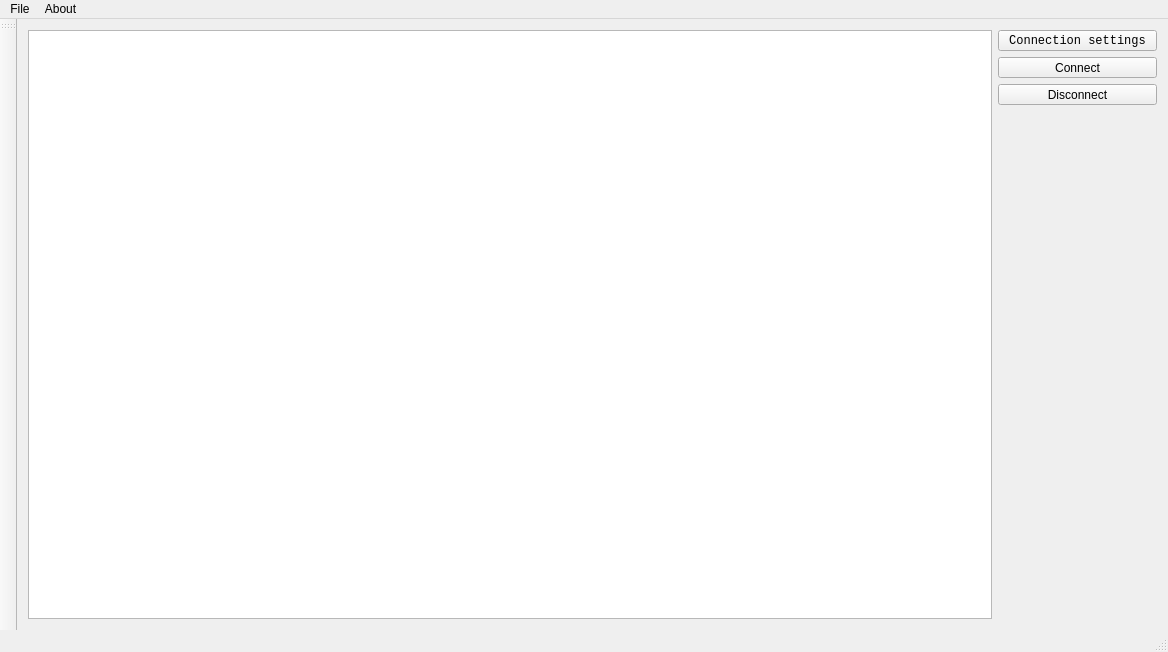
<?xml version="1.0" encoding="UTF-8"?>
<ui version="4.0">
 <class>MainWindow</class>
 <widget class="QMainWindow" name="MainWindow">
  <property name="geometry">
   <rect>
    <x>0</x>
    <y>0</y>
    <width>1168</width>
    <height>652</height>
   </rect>
  </property>
  <property name="focusPolicy">
   <enum>Qt::TabFocus</enum>
  </property>
  <property name="windowTitle">
   <string>MainWindow</string>
  </property>
  <property name="dockNestingEnabled">
   <bool>false</bool>
  </property>
  <widget class="QWidget" name="centralWidget">
   <layout class="QHBoxLayout" name="horizontalLayout">
    <item>
     <widget class="QTextBrowser" name="textBrowser">
      <property name="maximumSize">
       <size>
        <width>2048</width>
        <height>2048</height>
       </size>
      </property>
      <property name="font">
       <font>
        <family>DejaVu Sans</family>
        <pointsize>12</pointsize>
       </font>
      </property>
     </widget>
    </item>
    <item>
     <layout class="QVBoxLayout" name="verticalLayout_2">
      <item>
       <layout class="QVBoxLayout" name="verticalLayout">
        <item>
         <widget class="QToolButton" name="settButton">
          <property name="maximumSize">
           <size>
            <width>169</width>
            <height>21</height>
           </size>
          </property>
          <property name="font">
           <font>
            <family>Monospace</family>
           </font>
          </property>
          <property name="mouseTracking">
           <bool>true</bool>
          </property>
          <property name="text">
           <string>Connection settings</string>
          </property>
         </widget>
        </item>
        <item>
         <widget class="QPushButton" name="ConButton">
          <property name="minimumSize">
           <size>
            <width>0</width>
            <height>21</height>
           </size>
          </property>
          <property name="maximumSize">
           <size>
            <width>169</width>
            <height>21</height>
           </size>
          </property>
          <property name="text">
           <string>Connect</string>
          </property>
         </widget>
        </item>
        <item>
         <widget class="QPushButton" name="pushButton_2">
          <property name="maximumSize">
           <size>
            <width>169</width>
            <height>21</height>
           </size>
          </property>
          <property name="text">
           <string>Disconnect</string>
          </property>
         </widget>
        </item>
       </layout>
      </item>
      <item>
       <spacer name="verticalSpacer">
        <property name="orientation">
         <enum>Qt::Vertical</enum>
        </property>
        <property name="sizeHint" stdset="0">
         <size>
          <width>20</width>
          <height>478</height>
         </size>
        </property>
       </spacer>
      </item>
     </layout>
    </item>
   </layout>
  </widget>
  <widget class="QMenuBar" name="menuBar">
   <property name="geometry">
    <rect>
     <x>0</x>
     <y>0</y>
     <width>1168</width>
     <height>27</height>
    </rect>
   </property>
   <widget class="QMenu" name="menuFile">
    <property name="title">
     <string>File</string>
    </property>
    <addaction name="actionSave"/>
    <addaction name="actionExit"/>
   </widget>
   <widget class="QMenu" name="menuAbout">
    <property name="title">
     <string>About</string>
    </property>
   </widget>
   <addaction name="menuFile"/>
   <addaction name="menuAbout"/>
  </widget>
  <widget class="QToolBar" name="mainToolBar">
   <attribute name="toolBarArea">
    <enum>LeftToolBarArea</enum>
   </attribute>
   <attribute name="toolBarBreak">
    <bool>false</bool>
   </attribute>
  </widget>
  <widget class="QStatusBar" name="statusBar"/>
  <action name="actionSave">
   <property name="text">
    <string>Save</string>
   </property>
  </action>
  <action name="actionExit">
   <property name="text">
    <string>Exit</string>
   </property>
  </action>
 </widget>
 <layoutdefault spacing="6" margin="11"/>
 <resources/>
 <connections/>
</ui>
